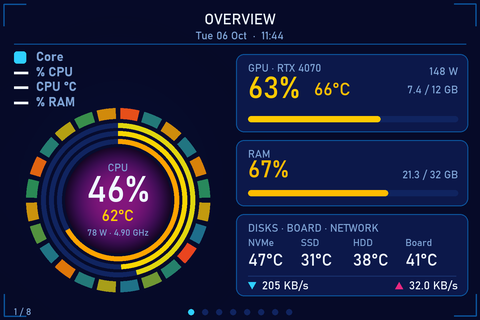
#> input picture docs/img/01_overview.png, 480 x 320 px; its folder holds only this picture in this run
$ python make_montage.py
#> lines starting #> are read from the running program, lines starting #| are printed output that depends on the picture
"""Builds docs/img/all_pages.png (grid of every page) from the demo screenshots.
Run:  python -m displaymonitor --demo   then   python tools/make_montage.py
"""
import glob
import os

from PIL import Image

ROOT = os.path.dirname(os.path.dirname(os.path.abspath(__file__)))
files = sorted(glob.glob(os.path.join(ROOT, "docs", "img", "0*.png")))
cols, w, h, gap = 2, 480, 320, 8
rows = (len(files) + cols - 1) // cols
sheet = Image.new("RGB", (cols * w + (cols + 1) * gap, rows * h + (rows + 1) * gap), (24, 26, 34))
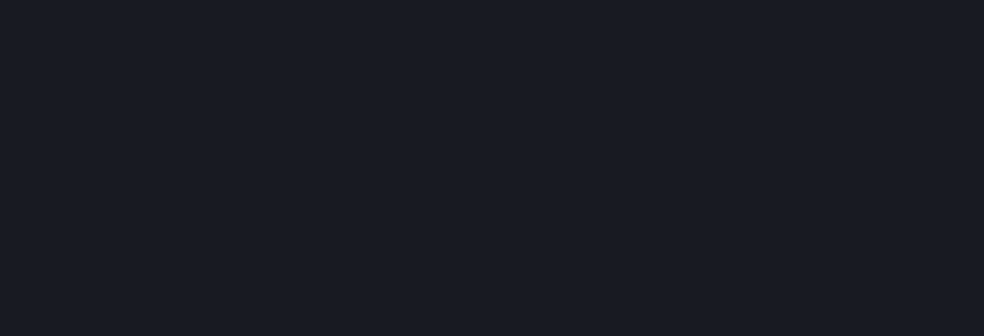
#> sheet: PIL image 984x336 RGB; mean R, G, B 24, 26, 34
for i, f in enumerate(files):
    sheet.paste(Image.open(f), (gap + (i % cols) * (w + gap), gap + (i // cols) * (h + gap)))
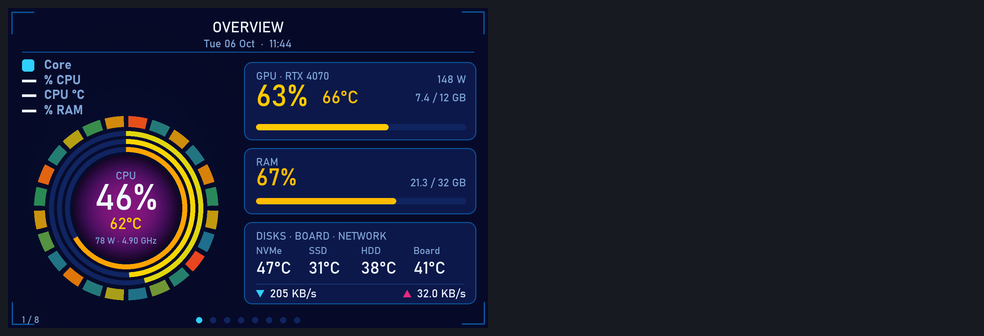
#> sheet: PIL image 984x336 RGB; mean R, G, B 26.3, 28.8, 46.3
out = os.path.join(ROOT, "docs", "img", "all_pages.png")
sheet.save(out)
print("written", out, sheet.size)
#| written docs/img/all_pages.png (984, 336)

$ run again, on docs/img/05_disks.png
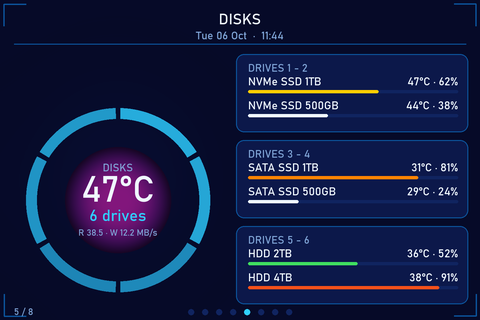
#> input picture docs/img/05_disks.png, 480 x 320 px
#> `sheet.paste(Image.open(f), (gap + (i % cols) * (w + gap), gap + (i // ..`:
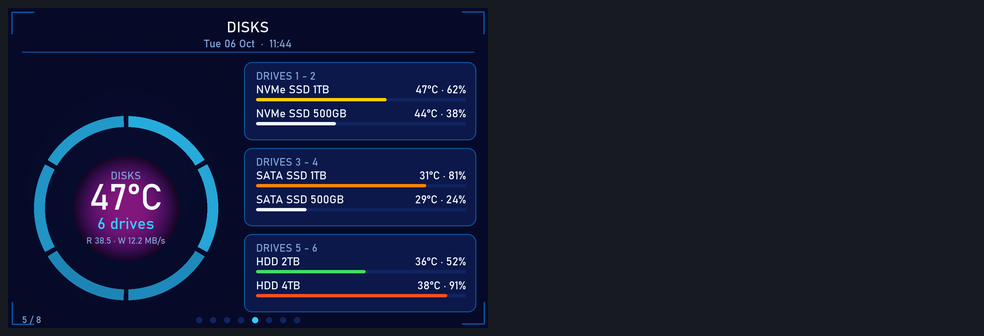
#> sheet: PIL image 984x336 RGB; mean R, G, B 22.4, 27.3, 49.2
#| written docs/img/all_pages.png (984, 336)

$ run again, on docs/img/06_memory.png
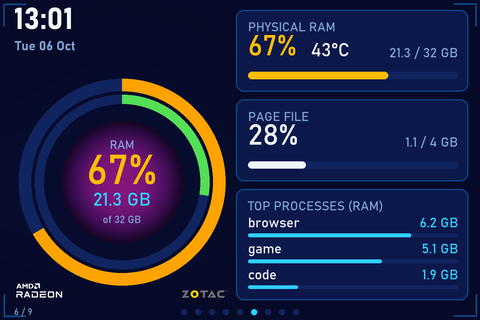
#> input picture docs/img/06_memory.png, 480 x 320 px
#> `sheet.paste(Image.open(f), (gap + (i % cols) * (w + gap), gap + (i // ..`:
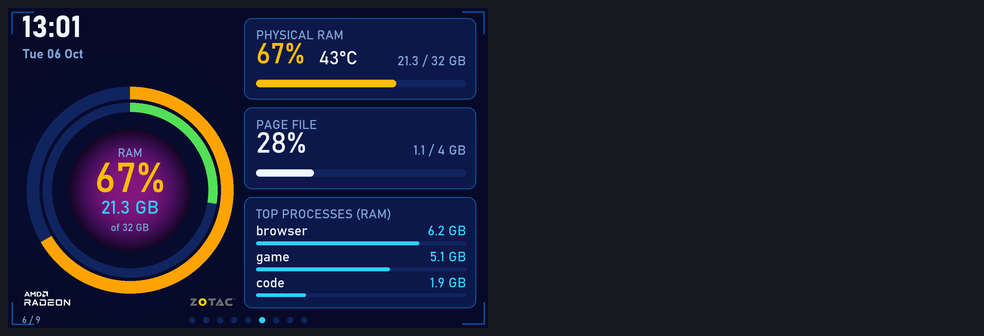
#> sheet: PIL image 984x336 RGB; mean R, G, B 27.2, 30.1, 49.1
#| written docs/img/all_pages.png (984, 336)

$ run again, on docs/img/02_cpu.png
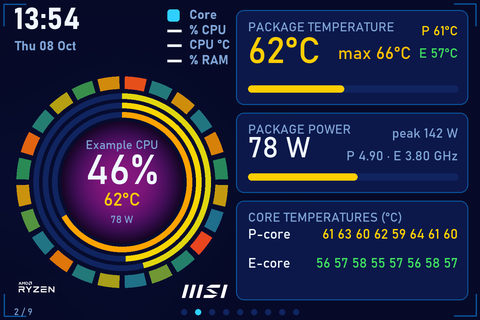
#> input picture docs/img/02_cpu.png, 480 x 320 px
#> `sheet.paste(Image.open(f), (gap + (i % cols) * (w + gap), gap + (i // ..`:
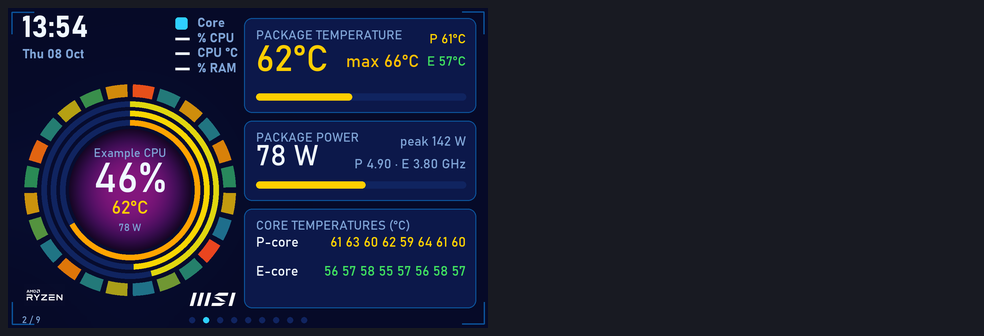
#> sheet: PIL image 984x336 RGB; mean R, G, B 29.5, 32, 48.8
#| written docs/img/all_pages.png (984, 336)
